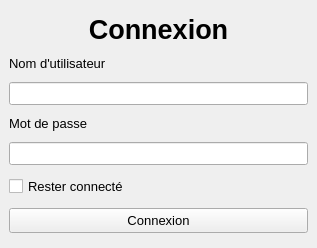
<?xml version="1.0" encoding="UTF-8"?>
<ui version="4.0">
 <class>LoginDialog</class>
 <widget class="QMainWindow" name="LoginDialog">
  <property name="geometry">
   <rect>
    <x>0</x>
    <y>0</y>
    <width>317</width>
    <height>248</height>
   </rect>
  </property>
  <property name="sizePolicy">
   <sizepolicy hsizetype="Fixed" vsizetype="Fixed">
    <horstretch>0</horstretch>
    <verstretch>0</verstretch>
   </sizepolicy>
  </property>
  <property name="minimumSize">
   <size>
    <width>317</width>
    <height>248</height>
   </size>
  </property>
  <property name="maximumSize">
   <size>
    <width>317</width>
    <height>248</height>
   </size>
  </property>
  <property name="font">
   <font>
    <pointsize>10</pointsize>
   </font>
  </property>
  <property name="windowTitle">
   <string>Datingapp Manager</string>
  </property>
  <property name="toolButtonStyle">
   <enum>Qt::ToolButtonIconOnly</enum>
  </property>
  <property name="animated">
   <bool>false</bool>
  </property>
  <property name="documentMode">
   <bool>false</bool>
  </property>
  <widget class="QWidget" name="centralwidget">
   <layout class="QVBoxLayout" name="verticalLayout">
    <property name="sizeConstraint">
     <enum>QLayout::SetDefaultConstraint</enum>
    </property>
    <item>
     <widget class="QLabel" name="title">
      <property name="sizePolicy">
       <sizepolicy hsizetype="Preferred" vsizetype="Fixed">
        <horstretch>0</horstretch>
        <verstretch>0</verstretch>
       </sizepolicy>
      </property>
      <property name="font">
       <font>
        <pointsize>20</pointsize>
        <weight>75</weight>
        <bold>true</bold>
       </font>
      </property>
      <property name="text">
       <string>Connexion</string>
      </property>
      <property name="alignment">
       <set>Qt::AlignCenter</set>
      </property>
     </widget>
    </item>
    <item>
     <widget class="QLabel" name="label_username">
      <property name="sizePolicy">
       <sizepolicy hsizetype="Preferred" vsizetype="Fixed">
        <horstretch>0</horstretch>
        <verstretch>0</verstretch>
       </sizepolicy>
      </property>
      <property name="text">
       <string>Nom d'utilisateur</string>
      </property>
      <property name="buddy">
       <cstring>username</cstring>
      </property>
     </widget>
    </item>
    <item>
     <widget class="QLineEdit" name="username">
      <property name="text">
       <string/>
      </property>
      <property name="maxLength">
       <number>128</number>
      </property>
      <property name="frame">
       <bool>true</bool>
      </property>
      <property name="readOnly">
       <bool>false</bool>
      </property>
      <property name="clearButtonEnabled">
       <bool>false</bool>
      </property>
     </widget>
    </item>
    <item>
     <widget class="QLabel" name="label_password">
      <property name="sizePolicy">
       <sizepolicy hsizetype="Preferred" vsizetype="Maximum">
        <horstretch>0</horstretch>
        <verstretch>0</verstretch>
       </sizepolicy>
      </property>
      <property name="text">
       <string>Mot de passe</string>
      </property>
      <property name="buddy">
       <cstring>password</cstring>
      </property>
     </widget>
    </item>
    <item>
     <widget class="QLineEdit" name="password">
      <property name="sizePolicy">
       <sizepolicy hsizetype="Expanding" vsizetype="Fixed">
        <horstretch>0</horstretch>
        <verstretch>0</verstretch>
       </sizepolicy>
      </property>
      <property name="maxLength">
       <number>1024</number>
      </property>
      <property name="echoMode">
       <enum>QLineEdit::Password</enum>
      </property>
     </widget>
    </item>
    <item>
     <widget class="QCheckBox" name="rememberCheckbox">
      <property name="text">
       <string>Rester connecté</string>
      </property>
     </widget>
    </item>
    <item>
     <widget class="QPushButton" name="login_button">
      <property name="sizePolicy">
       <sizepolicy hsizetype="MinimumExpanding" vsizetype="Fixed">
        <horstretch>0</horstretch>
        <verstretch>0</verstretch>
       </sizepolicy>
      </property>
      <property name="minimumSize">
       <size>
        <width>0</width>
        <height>25</height>
       </size>
      </property>
      <property name="styleSheet">
       <string notr="true">margin-left: 10ex; margin-right: 10ex</string>
      </property>
      <property name="text">
       <string>Connexion</string>
      </property>
     </widget>
    </item>
   </layout>
  </widget>
 </widget>
 <resources/>
 <connections/>
</ui>
